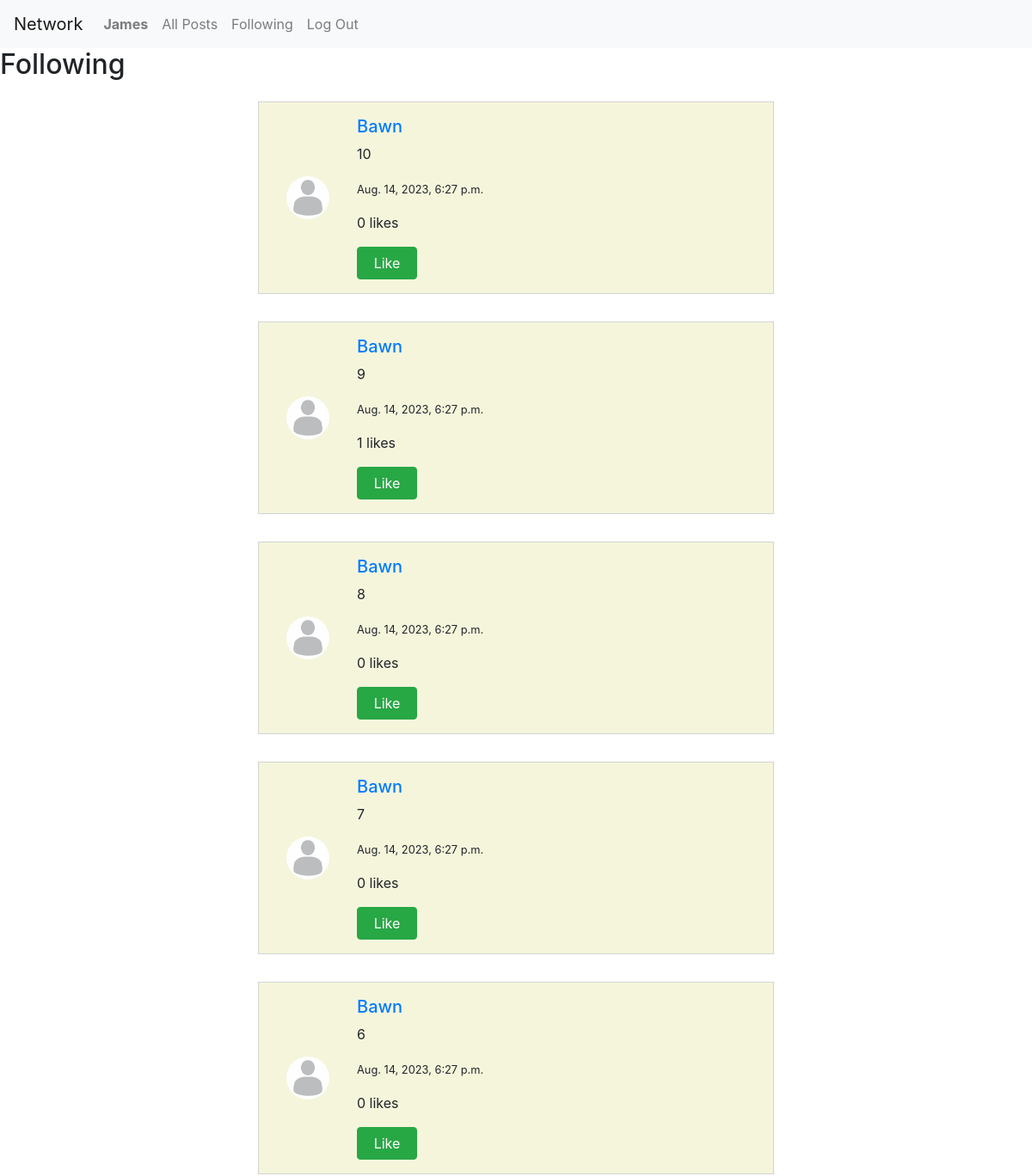
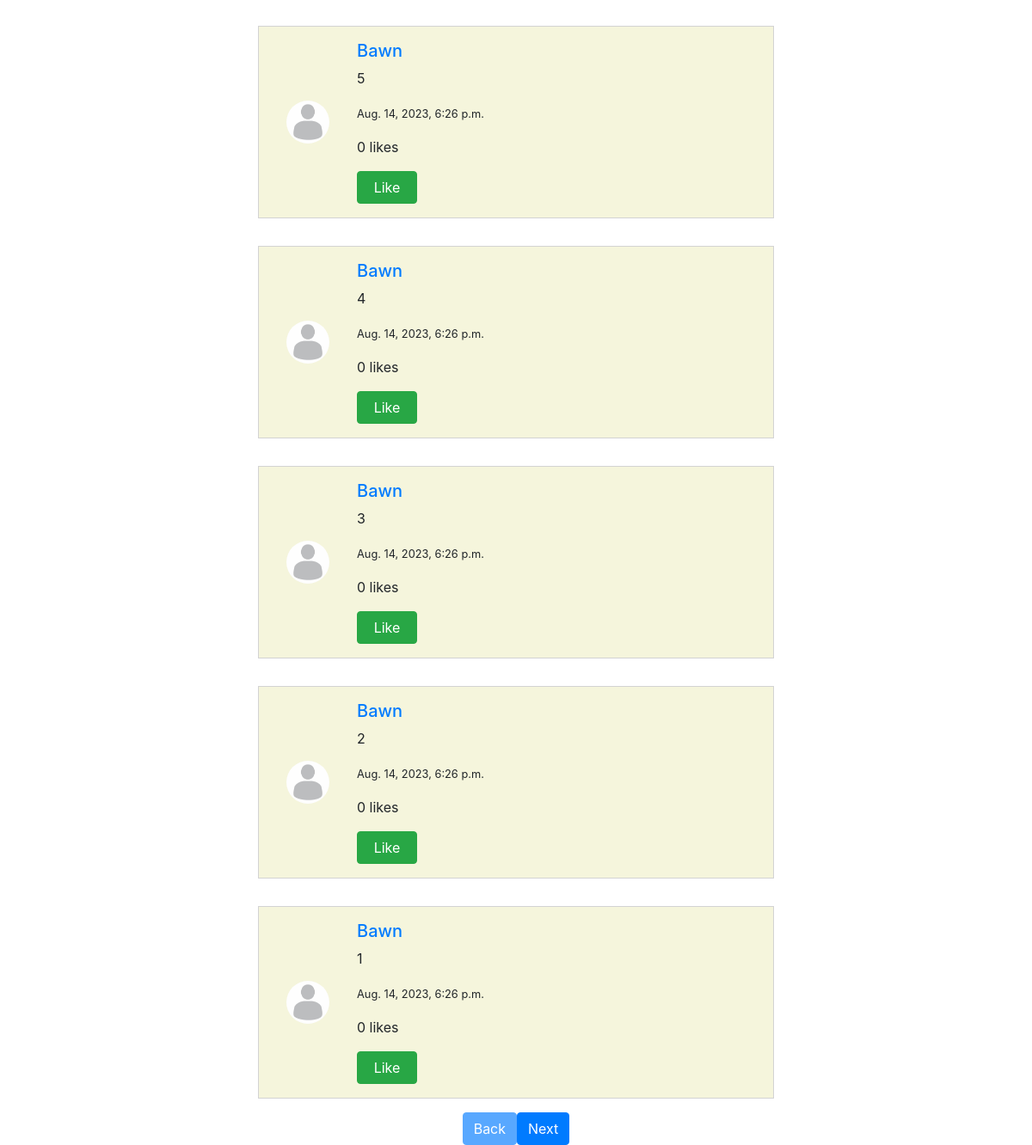
/following/ (signed in), run on the app's committed database (2 pictures, top to bottom).
### network/models.py (models this page shows)
class User(AbstractUser):
    pass

class Post(models.Model):
    user = models.ForeignKey(User, on_delete=models.CASCADE)
    content = models.CharField(max_length=300)
    timestamp = models.DateTimeField(default=timezone.now)

### network/views.py (the view)
# urls.py: path('following/', views.following, name='following')
def following(request):
    context = {}
    if request.user.is_authenticated:
        user_follows = Follower.objects.filter(follower = request.user).select_related('user').all()
        following_users = [follow.user for follow in user_follows]
        context['following_users'] = following_users
        posts = Post.objects.filter(user__in = following_users).all().order_by('-timestamp')
        indexed_posts = []
        for index, post in enumerate(posts, start=1):
            indexed_posts.append({'index': index, 'post':post})
        context['posts'] = indexed_posts
    return render(request, 'network/following.html', context)

### network/templates/network/following.html (shortened to what this page needs)
{% extends 'network/layout.html' %}
{% load static %}
{% block body %}
<h2>Following</h2>
<div class="posts">
  {% for post in posts %}
  <div class="post" data-index="{{post.index}}">
      <div class="post-profile">
          <img src="{% static 'images/profile-placeholder.jpg' %}" width="50px" height="50px" alt="profile-pic"/>
      </div>
      <div class="post-content">
          <h5><a href="{% url 'profile-page'  post.post.user.id %}" >{{ post.post.user }}</a></h5>
          <p>{{ post.post.content }}</p>
          <p><small>{{ post.post.timestamp }}</small></p>
          <p id="like_count_{{post.post.id}}">{{ post.post.likes.all.count }} likes</p>
          <button id="like_button_{{post.post.id}}" name="post_id" value="{{post.post.id}}" class="like_button btn {% if not post.post.id in user_likes %}btn-success{% else %}btn-danger{% endif %}" data-liked="{% if post.post.id in user_likes %}true{% else %}false{% endif %}" onclick="toggleLike({{post.post.id}})">{% if not post.post.id in user_likes %}Like{% else %}Unlike{% endif %}</button>
      </div>
  </div>
  {% endfor %}
  <div class="side-by-side">
    <button id="back-btn" class="btn btn-primary">Back</button>
    <button id="next-btn" class="btn btn-primary">Next</button>
  </div>
</div>
{% endblock %}

### network/templates/network/layout.html (shortened to what this page needs)
{% load static %}
<!DOCTYPE html>
<html lang="en">
    <head>
        <link rel="stylesheet" href="https://stackpath.bootstrapcdn.com/bootstrap/4.4.1/css/bootstrap.min.css">
        <link href="{% static 'network/styles.css' %}" rel="stylesheet">
    </head>
    <body>
        <nav class="navbar navbar-expand-lg navbar-light bg-light">
            <a class="navbar-brand" href="#">Network</a>
            <div>
              <ul class="navbar-nav mr-auto">
                {% if user.is_authenticated %}
                    <li class="nav-item">
                        <a class="nav-link" href="#"><strong>{{ user.username }}</strong></a>
                    </li>
                {% endif %}
                <li class="nav-item">
                  <a class="nav-link" href="{% url 'index' %}">All Posts</a>
                </li>
                {% if user.is_authenticated %}
                    <li class="nav-item">
                        <a class="nav-link" href="{% url 'following' %}">Following</a>
                    </li>
                    <li class="nav-item">
                        <a class="nav-link" href="{% url 'logout' %}">Log Out</a>
                    </li>
                {% endif %}
              </ul>
            </div>
          </nav>
        <div class="body">
            {% block body %}
            {% endblock %}
        </div>
    </body>
</html>

### network/static/network/styles.css (style rules this page uses)
.posts { display: flex; flex-direction: column; justify-content:left; align-items: center; }
.post { display:flex; justify-content: left; align-items: center; min-width :600px; max-width: 600px; min-height: 100px; border: 1px solid lightgrey; background-color: beige; margin: 1rem; padding: 1rem; }
.post img { margin:1rem; border-radius: 50px; margin-right:2rem; }
.post-content { display:flex ; flex-direction: column; justify-content: center; align-items: left; }
.like_button { max-width: 70px; }
.side-by-side { display: flex; justify-content: center; align-items: center; }

### data on the page
User: username "James"
Post: post.user "Bawn", post.content "10", post.timestamp "Aug. 14, 2023, 6:27 p.m.", post.likes.all.count "0", shows "Like"
Post: post.user "Bawn", post.content "9", post.timestamp "Aug. 14, 2023, 6:27 p.m.", post.likes.all.count "1", shows "Like"
Post: post.user "Bawn", post.content "8", post.timestamp "Aug. 14, 2023, 6:27 p.m.", post.likes.all.count "0", shows "Like"
Post: post.user "Bawn", post.content "7", post.timestamp "Aug. 14, 2023, 6:27 p.m.", post.likes.all.count "0", shows "Like"
Post: post.user "Bawn", post.content "6", post.timestamp "Aug. 14, 2023, 6:27 p.m.", post.likes.all.count "0", shows "Like"
Post: post.user "Bawn", post.content "5", post.timestamp "Aug. 14, 2023, 6:26 p.m.", post.likes.all.count "0", shows "Like"
Post: post.user "Bawn", post.content "4", post.timestamp "Aug. 14, 2023, 6:26 p.m.", post.likes.all.count "0", shows "Like"
Post: post.user "Bawn", post.content "3", post.timestamp "Aug. 14, 2023, 6:26 p.m.", post.likes.all.count "0", shows "Like"
Post: post.user "Bawn", post.content "2", post.timestamp "Aug. 14, 2023, 6:26 p.m.", post.likes.all.count "0", shows "Like"
Post: post.user "Bawn", post.content "1", post.timestamp "Aug. 14, 2023, 6:26 p.m.", post.likes.all.count "0", shows "Like"
